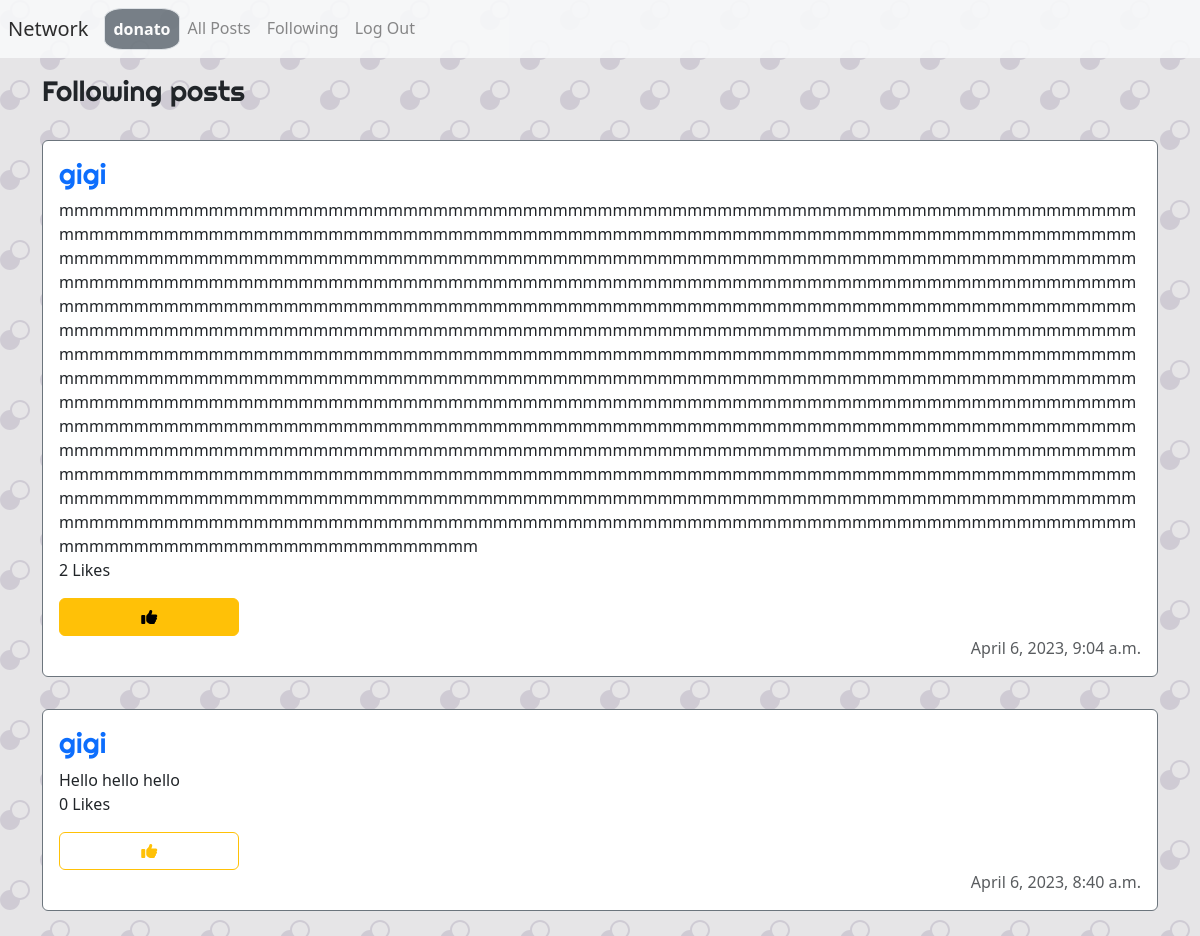
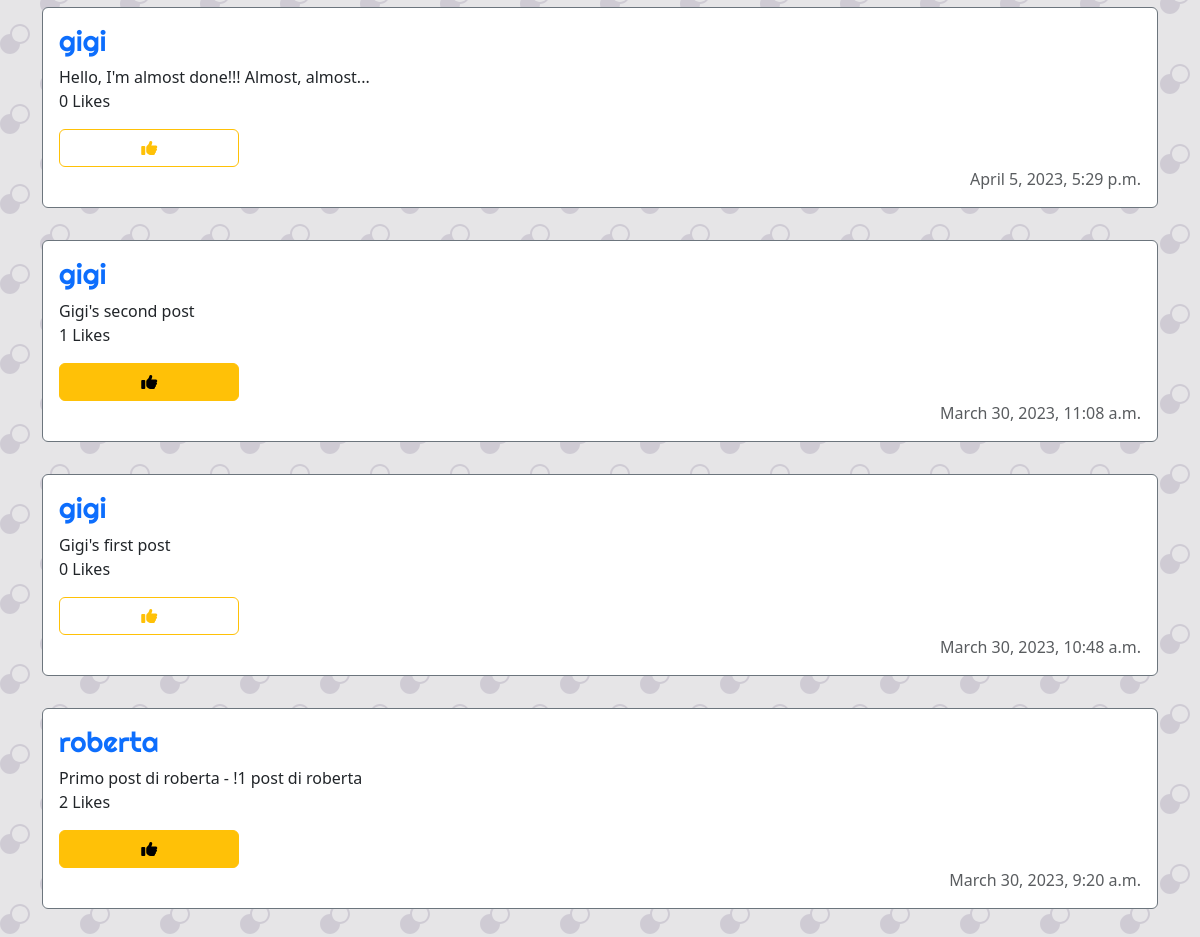
Page /following (signed in) on the committed database (2 pictures, top to bottom).
### network/models.py (models this page shows, shortened)
class User(AbstractUser):
    pass

class Post(models.Model):
    user_id = models.ForeignKey(User, on_delete=models.CASCADE, related_name="user_post")
    content = models.TextField(max_length=280)
    datetime = models.DateTimeField(auto_now_add=True)

### network/views.py (the view)
# urls.py: path("following", views.following, name="following"),
@login_required(login_url="login")
def following(request):
    user_log = User.objects.get(id=request.user.id)
    user_following = Follower.objects.filter(user=user_log)
    allPosts = Post.objects.all().order_by('id').reverse()
    following_posts = []
    for post in allPosts:
        for user in user_following:
            if user.following == post.user_id:
                following_posts.append(post)
    pagePosts = Paginator(following_posts, 10)
    page_number = request.GET.get('page')
    page_obj = pagePosts.get_page(page_number)
    likes = Like.objects.all()
    postYouLiked = []
    try:
        for like in likes:
            if like.user.id == request.user.id:
                postYouLiked.append(like.post.id)
    except:
        postYouLiked = []
    context = {"user_log":user_log,
               "user_following":user_following,
               "following_posts":following_posts,
               "page_obj":page_obj,
               "postYouLiked":postYouLiked
               }
    return render(request, "network/following.html", context)

### network/templates/network/following.html (shortened to what this page needs)
{% extends "network/layout.html" %}
{% block body %}
    <div class="container d-flex flex-column" id="posts">
        <h3 class="my-3">Following posts</h3>
        {% for post in page_obj %}
            <div id="post-div" class="d-flex flex-column border border-secondary rounded p-3 my-3">
                <h3><a href="{% url 'profile' post.user_id %}">{{ post.user_id }}</a></h3>
                <span id="content_{{ post.id }}">{{ post.content }}</span>
                {% if user.is_authenticated %}
                  {% if user.id == post.user_id.id %}
                    <div>
                          <button type="button" class="btn btn-primary" data-bs-toggle="modal" data-bs-target="#modal_edit_post_{{ post.id }}">Edit</button>
                    </div>
                    <div class="modal fade" id="modal_edit_post_{{ post.id }}" tabindex="-1" aria-labelledby="modal_edit_post_{{ post.id }}Label" aria-hidden="true">
                      <div class="modal-dialog">
                      <div class="modal-content">
                          <div class="modal-header">
                          <h1 class="modal-title fs-5" id="exampleModalLabel">Edit Post</h1>
                          <button type="button" class="btn-close" data-bs-dismiss="modal" aria-label="Close"></button>
                          </div>
                          <div class="modal-body">
                            <textarea class="form-control" name="content" id="new_content_{{ post.id }}" cols="30" rows="10">{{ post.content }}</textarea>
                          </div>
                          <div class="modal-footer">
                          <button type="button" class="btn btn-secondary" data-bs-dismiss="modal">Close</button>
                          <button onclick="editPost('{{ post.id}}')"  data-bs-dismiss="modal" type="button" class="btn btn-primary">Save changes</button>
                          </div>
                      </div>
                      </div>
                  </div>
                  {% else %}
                      {% if post.id in postYouLiked %}
                        <p id="like_count_{{ post.id }}">{{ post.posts.count }} Likes</p>
                        <button id="like_{{ post.id }}" onclick="likeHandler('{{ post.id }}')" class="btn btn-warning col-2"><i class="fa-solid fa-thumbs-up"></i></button>
                      {% else %}
                          <p id="like_count_{{ post.id }}">{{ post.posts.count }} Likes</p>
                      <button id="like_{{ post.id }}" onclick="likeHandler('{{ post.id }}')" class="btn btn-outline-warning col-2"><i class="fa-solid fa-thumbs-up"></i></button>
                      {% endif %}
                  {% endif %}
                {% endif %}
                <span class="text-right text-muted">{{ post.datetime }}</span>
            </div>
        {% endfor %}
        <div class="container">
            </div>
</div>
{% endblock %}

### network/templates/network/layout.html (shortened to what this page needs)
{% load static %}
<!DOCTYPE html>
<html lang="en">
    <head>
        <link rel="stylesheet" href="https://stackpath.bootstrapcdn.com/bootstrap/4.4.1/css/bootstrap.min.css">
        <link href="https://cdn.jsdelivr.net/npm/bootstrap@5.3.0-alpha3/dist/css/bootstrap.min.css" rel="stylesheet">
        <link href="{% static 'network/styles.css' %}" rel="stylesheet">
    </head>
    <body>
        <nav id="main-navbar" class="navbar navbar-expand-sm navbar-light bg-light">
            <a class="navbar-brand mx-2" href="{% url "index" %}">Network</a>
            <div>
              <ul class="navbar-nav mr-auto mx-2">
                {% if user.is_authenticated %}
                    <li class="nav-item">
                        <a class="nav-link border bg-secondary text-center" id="user_log" href="{% url 'profile' user.username %}"><strong>{{ user.username }}</strong></a>
                    </li>
                {% endif %}
                <li class="nav-item">
                  <a class="nav-link" href="{% url 'index' %}">All Posts</a>
                </li>
                {% if user.is_authenticated %}
                    <li class="nav-item">
                        <a class="nav-link" href="{% url "following" %}">Following</a>
                    </li>
                    <li class="nav-item">
                        <a class="nav-link" href="{% url 'logout' %}">Log Out</a>
                    </li>
                {% endif %}
              </ul>
            </div>
          </nav>
        <div class="body">
            {% block body %}
            {% endblock %}
        </div>
    </body>
</html>

### network/static/network/styles.css (style rules this page uses)
body { background-color: #e6e5e7; }
h1, h2, h3 { font-family: 'Righteous', cursive; }
.border { border: 1px solid; border-collapse: collapse !important; border-radius: 25%; }
#user_log { color: white; }
a { text-decoration: none; }
div { overflow-wrap: break-word; }
#post-div { background-color: white; }
#main-navbar { opacity: 0.9; }

### rows in the picture
User: username "donato"
Post: user_id "gigi", content "mmmmmmmmmmmmmmmmmmmmmmmmmmmmmmmmmmmmmmmmmmmmmmmmmmmmmmmmmmmmmmmmmmmmmmmmmmmmmmmmmmmmmmmmmmmmmmmmmmmmmmmmmmmmmmmmmmmmmmmmmmmmmmmmmmmmmmmmmmmmmmmmmmmmmmmmmmmmmmmmmmmmmmmmmmmmmmmmmmmmmmmmmmmmmmmmmmmmmmmmmmmmmmmmmmmmmmmmmmmmmmmmmmmmmmmmmmmmmmmmmmmmmmmmmmmmmmmmmmmmmmmmmmmmmmmmmmmmmmmmmmmmmmmmmmmmmmmmmmmmmmmmmmmmmmmmmmmmmmmmmmmmmmmmmmmmmmmmmmmmmmmmmmmmmmmmmmmmmmmmmmmmmmmmmmmmmmmmmmmmmmmmmmmmmmmmmmmmmmmmmmmmmmmmmmmmmmmmmmmmmmmmmmmmmmmmmmmmmmmmmmmmmmmmmmmmmmmmmmmmmmmmmmmmmmmmmmmmmmmmmmmmmmmmmmmmmmmmmmmmmmmmmmmmmmmmmmmmmmmmmmmmmmmmmmmmmmmmmmmmmmmmmmmmmmmmmmmmmmmmmmmmmmmmmmmmmmmmmmmmmmmmmmmmmmmmmmmmmmmmmmmmmmmmmmmmmmmmmmmmmmmmmmmmmmmmmmmmmmmmmmmmmmmmmmmmmmmmmmmmmmmmmmmmmmmmmmmmmmmmmmmmmmmmmmmmmmmmmmmm…", posts.count "2", datetime "April 6, 2023, 9:04 a.m."
Post: user_id "gigi", content "Hello hello hello", posts.count "0", datetime "April 6, 2023, 8:40 a.m."
Post: user_id "gigi", content "Hello, I'm almost done!!! Almost, almost...", posts.count "0", datetime "April 5, 2023, 5:29 p.m."
Post: user_id "gigi", content "Gigi's second post", posts.count "1", datetime "March 30, 2023, 11:08 a.m."
Post: user_id "gigi", content "Gigi's first post", posts.count "0", datetime "March 30, 2023, 10:48 a.m."
Post: user_id "roberta", content "Primo post di roberta - !1 post di roberta", posts.count "2", datetime "March 30, 2023, 9:20 a.m."
